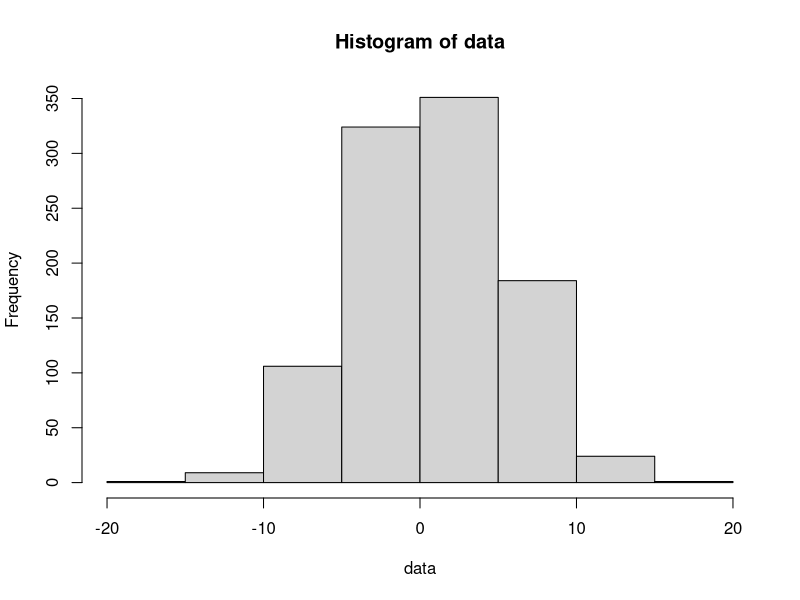
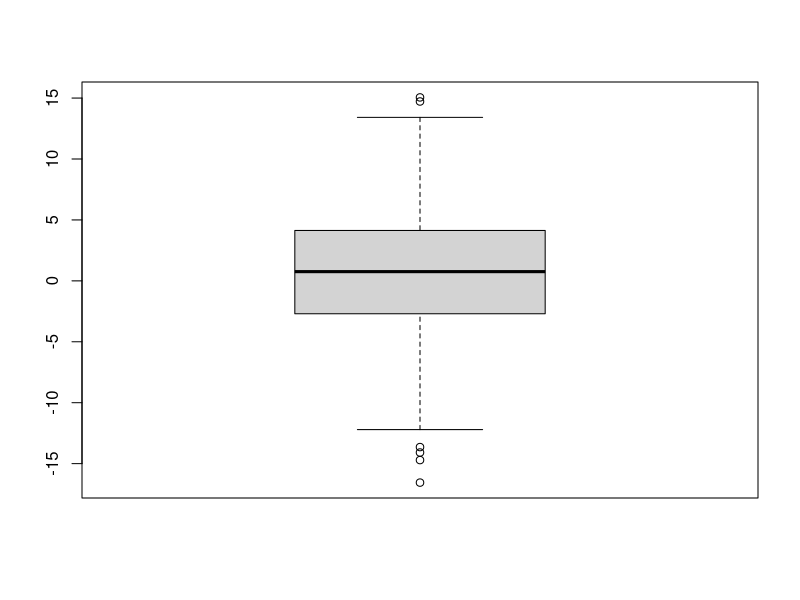

These figures' R source, in order: (Note: this script raises an error after producing the figures.)
data <- rnorm(1000, mean=1, sd=5)
hist(data)

boxplot(data)

mean(data)
sd(data)

fx <- function(x) {
  val <- x^2 + (3*x^4)
  return(val)
}
fx(x=3)
fx(4)

l
# Mean Absolute deviation
MAD_function <- function(y) {
  out <- sum(abs(y-mean(y)))/length(y)
  return(out)
}
values <- c(10, 3, 9, 13, 4, 5)
MAD_function(y=values)


# Weighted mean
weighted_mean <- function(x, w) {
  formula <- (sum(x*w)) / sum(w)
  return(formula)
}
values <- c(3,5,6,7,8)
weights <- c(0.1, 0.3, 0.3, 0.2, 0.1)
weighted_mean(x=values, w=weights)


# geometric mean
geo_mean <- function(x) {
  val <- prod(x) ^ (1/length(x))
  return(val)
}
values <- c(3,5,6,7,8)
geo_mean(x=values)


# harmonic mean
HM <- function(x) {
  val <- length(x) / sum(1/x)
  return(val)
}

values <- c(3,5, 6, 7, 8)
HM(values)

# data normalization
data_norm <- function(x) {
  out <- (x - mean(x)) / sd(x)
  return(out)
}
normalize <- c(4, 5, 6, 7, 8)
data_norm(normalize)
